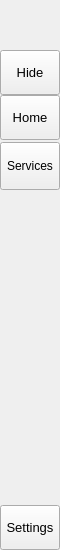
        <widget class="QFrame" name="leftMenuBg">
         <property name="minimumSize">
          <size>
           <width>60</width>
           <height>0</height>
          </size>
         </property>
         <property name="maximumSize">
          <size>
           <width>60</width>
           <height>16777215</height>
          </size>
         </property>
         <property name="frameShape">
          <enum>QFrame::NoFrame</enum>
         </property>
         <property name="frameShadow">
          <enum>QFrame::Raised</enum>
         </property>
         <layout class="QVBoxLayout" name="verticalLayout_3">
          <property name="spacing">
           <number>0</number>
          </property>
          <property name="leftMargin">
           <number>0</number>
          </property>
          <property name="topMargin">
           <number>0</number>
          </property>
          <property name="rightMargin">
           <number>0</number>
          </property>
          <property name="bottomMargin">
           <number>0</number>
          </property>
          <item>
           <widget class="QFrame" name="topLogoInfo">
            <property name="minimumSize">
             <size>
              <width>0</width>
              <height>50</height>
             </size>
            </property>
            <property name="maximumSize">
             <size>
              <width>16777215</width>
              <height>50</height>
             </size>
            </property>
            <property name="autoFillBackground">
             <bool>false</bool>
            </property>
            <property name="frameShape">
             <enum>QFrame::NoFrame</enum>
            </property>
            <property name="frameShadow">
             <enum>QFrame::Raised</enum>
            </property>
            <property name="midLineWidth">
             <number>0</number>
            </property>
            <widget class="QFrame" name="topLogo">
             <property name="geometry">
              <rect>
               <x>10</x>
               <y>5</y>
               <width>42</width>
               <height>42</height>
              </rect>
             </property>
             <property name="sizePolicy">
              <sizepolicy hsizetype="Preferred" vsizetype="Preferred">
               <horstretch>0</horstretch>
               <verstretch>0</verstretch>
              </sizepolicy>
             </property>
             <property name="minimumSize">
              <size>
               <width>42</width>
               <height>42</height>
              </size>
             </property>
             <property name="maximumSize">
              <size>
               <width>42</width>
               <height>42</height>
              </size>
             </property>
             <property name="frameShape">
              <enum>QFrame::NoFrame</enum>
             </property>
             <property name="frameShadow">
              <enum>QFrame::Raised</enum>
             </property>
            </widget>
            <widget class="QLabel" name="titleLeftApp">
             <property name="geometry">
              <rect>
               <x>70</x>
               <y>8</y>
               <width>160</width>
               <height>20</height>
              </rect>
             </property>
             <property name="font">
              <font>
               <family>Segoe UI Semibold</family>
               <pointsize>12</pointsize>
               <italic>false</italic>
               <bold>false</bold>
              </font>
             </property>
             <property name="text">
              <string>ITMO Neural </string>
             </property>
             <property name="alignment">
              <set>Qt::AlignLeading|Qt::AlignLeft|Qt::AlignTop</set>
             </property>
            </widget>
            <widget class="QLabel" name="titleLeftDescription">
             <property name="geometry">
              <rect>
               <x>70</x>
               <y>27</y>
               <width>160</width>
               <height>16</height>
              </rect>
             </property>
             <property name="maximumSize">
              <size>
               <width>16777215</width>
               <height>16</height>
              </size>
             </property>
             <property name="font">
              <font>
               <family>Segoe UI</family>
               <pointsize>8</pointsize>
               <italic>false</italic>
               <bold>false</bold>
              </font>
             </property>
             <property name="text">
              <string>Tran Duc Duy</string>
             </property>
             <property name="alignment">
              <set>Qt::AlignLeading|Qt::AlignLeft|Qt::AlignTop</set>
             </property>
            </widget>
           </widget>
          </item>
          <item>
           <widget class="QFrame" name="leftMenuFrame">
            <property name="sizePolicy">
             <sizepolicy hsizetype="Preferred" vsizetype="Preferred">
              <horstretch>0</horstretch>
              <verstretch>0</verstretch>
             </sizepolicy>
            </property>
            <property name="minimumSize">
             <size>
              <width>0</width>
              <height>500</height>
             </size>
            </property>
            <property name="autoFillBackground">
             <bool>false</bool>
            </property>
            <property name="frameShape">
             <enum>QFrame::NoFrame</enum>
            </property>
            <property name="frameShadow">
             <enum>QFrame::Raised</enum>
            </property>
            <layout class="QVBoxLayout" name="verticalMenuLayout">
             <property name="spacing">
              <number>0</number>
             </property>
             <property name="leftMargin">
              <number>0</number>
             </property>
             <property name="topMargin">
              <number>0</number>
             </property>
             <property name="rightMargin">
              <number>0</number>
             </property>
             <property name="bottomMargin">
              <number>0</number>
             </property>
             <item>
              <widget class="QFrame" name="toggleBox">
               <property name="maximumSize">
                <size>
                 <width>16777215</width>
                 <height>45</height>
                </size>
               </property>
               <property name="frameShape">
                <enum>QFrame::NoFrame</enum>
               </property>
               <property name="frameShadow">
                <enum>QFrame::Raised</enum>
               </property>
               <layout class="QVBoxLayout" name="verticalLayout_4">
                <property name="spacing">
                 <number>0</number>
                </property>
                <property name="leftMargin">
                 <number>0</number>
                </property>
                <property name="topMargin">
                 <number>0</number>
                </property>
                <property name="rightMargin">
                 <number>0</number>
                </property>
                <property name="bottomMargin">
                 <number>0</number>
                </property>
                <item>
                 <widget class="QPushButton" name="toggleButton">
                  <property name="sizePolicy">
                   <sizepolicy hsizetype="Expanding" vsizetype="Expanding">
                    <horstretch>0</horstretch>
                    <verstretch>0</verstretch>
                   </sizepolicy>
                  </property>
                  <property name="minimumSize">
                   <size>
                    <width>0</width>
                    <height>45</height>
                   </size>
                  </property>
                  <property name="font">
                   <font>
                    <family>Segoe UI</family>
                    <pointsize>10</pointsize>
                    <italic>false</italic>
                    <bold>false</bold>
                   </font>
                  </property>
                  <property name="cursor">
                   <cursorShape>PointingHandCursor</cursorShape>
                  </property>
                  <property name="layoutDirection">
                   <enum>Qt::LeftToRight</enum>
                  </property>
                  <property name="styleSheet">
                   <string notr="true">background-image: url(:/icons/images/icons/icon_menu.png);</string>
                  </property>
                  <property name="text">
                   <string>Hide</string>
                  </property>
                 </widget>
                </item>
               </layout>
              </widget>
             </item>
             <item alignment="Qt::AlignTop">
              <widget class="QFrame" name="topMenu">
               <property name="sizePolicy">
                <sizepolicy hsizetype="Expanding" vsizetype="Expanding">
                 <horstretch>0</horstretch>
                 <verstretch>0</verstretch>
                </sizepolicy>
               </property>
               <property name="frameShape">
                <enum>QFrame::NoFrame</enum>
               </property>
               <property name="frameShadow">
                <enum>QFrame::Raised</enum>
               </property>
               <layout class="QVBoxLayout" name="verticalLayout_8">
                <property name="spacing">
                 <number>0</number>
                </property>
                <property name="leftMargin">
                 <number>0</number>
                </property>
                <property name="topMargin">
                 <number>0</number>
                </property>
                <property name="rightMargin">
                 <number>0</number>
                </property>
                <property name="bottomMargin">
                 <number>0</number>
                </property>
                <item>
                 <widget class="QPushButton" name="btn_home">
                  <property name="sizePolicy">
                   <sizepolicy hsizetype="Expanding" vsizetype="Fixed">
                    <horstretch>0</horstretch>
                    <verstretch>0</verstretch>
                   </sizepolicy>
                  </property>
                  <property name="minimumSize">
                   <size>
                    <width>0</width>
                    <height>45</height>
                   </size>
                  </property>
                  <property name="font">
                   <font>
                    <family>Segoe UI</family>
                    <pointsize>10</pointsize>
                    <italic>false</italic>
                    <bold>false</bold>
                   </font>
                  </property>
                  <property name="cursor">
                   <cursorShape>PointingHandCursor</cursorShape>
                  </property>
                  <property name="layoutDirection">
                   <enum>Qt::LeftToRight</enum>
                  </property>
                  <property name="styleSheet">
                   <string notr="true">background-image: url(:/icons/images/icons/cil-home.png);</string>
                  </property>
                  <property name="text">
                   <string>Home</string>
                  </property>
                  <property name="autoRepeatDelay">
                   <number>0</number>
                  </property>
                  <property name="autoRepeatInterval">
                   <number>0</number>
                  </property>
                 </widget>
                </item>
                <item>
                 <layout class="QVBoxLayout" name="btGroup">
                  <property name="spacing">
                   <number>0</number>
                  </property>
                  <property name="leftMargin">
                   <number>0</number>
                  </property>
                  <property name="topMargin">
                   <number>2</number>
                  </property>
                  <property name="bottomMargin">
                   <number>5</number>
                  </property>
                  <item>
                   <widget class="QPushButton" name="btn_duy">
                    <property name="cursor">
                     <cursorShape>PointingHandCursor</cursorShape>
                    </property>
                    <property name="autoFillBackground">
                     <bool>false</bool>
                    </property>
                    <property name="styleSheet">
                     <string notr="true">background-image:url(:/icons/images/icons/cil-3d.png);
height:40px;</string>
                    </property>
                    <property name="text">
                     <string>Services</string>
                    </property>
                   </widget>
                  </item>
                 </layout>
                </item>
               </layout>
              </widget>
             </item>
             <item alignment="Qt::AlignBottom">
              <widget class="QFrame" name="bottomMenu">
               <property name="frameShape">
                <enum>QFrame::NoFrame</enum>
               </property>
               <property name="frameShadow">
                <enum>QFrame::Raised</enum>
               </property>
               <layout class="QVBoxLayout" name="verticalLayout_9">
                <property name="spacing">
                 <number>0</number>
                </property>
                <property name="leftMargin">
                 <number>0</number>
                </property>
                <property name="topMargin">
                 <number>0</number>
                </property>
                <property name="rightMargin">
                 <number>0</number>
                </property>
                <property name="bottomMargin">
                 <number>0</number>
                </property>
                <item>
                 <widget class="QPushButton" name="toggleLeftBox">
                  <property name="sizePolicy">
                   <sizepolicy hsizetype="Preferred" vsizetype="Preferred">
                    <horstretch>0</horstretch>
                    <verstretch>0</verstretch>
                   </sizepolicy>
                  </property>
                  <property name="minimumSize">
                   <size>
                    <width>0</width>
                    <height>45</height>
                   </size>
                  </property>
                  <property name="font">
                   <font>
                    <family>Segoe UI</family>
                    <pointsize>10</pointsize>
                    <italic>false</italic>
                    <bold>false</bold>
                   </font>
                  </property>
                  <property name="cursor">
                   <cursorShape>PointingHandCursor</cursorShape>
                  </property>
                  <property name="layoutDirection">
                   <enum>Qt::LeftToRight</enum>
                  </property>
                  <property name="styleSheet">
                   <string notr="true">background-image: url(:/icons/images/icons/icon_settings.png);</string>
                  </property>
                  <property name="text">
                   <string>Settings</string>
                  </property>
                 </widget>
                </item>
               </layout>
              </widget>
             </item>
            </layout>
           </widget>
          </item>
         </layout>
        </widget>
